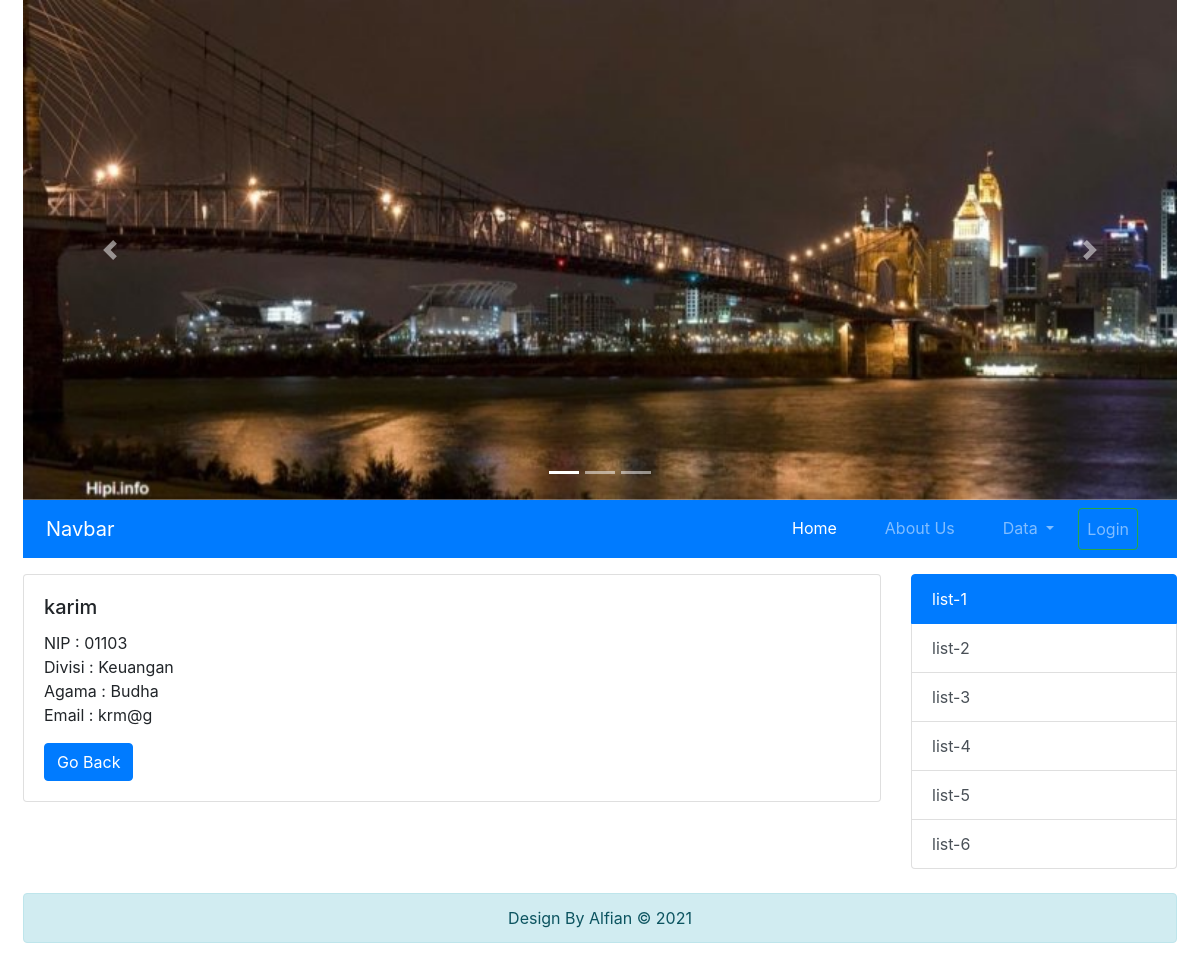
The page /index.php?hal=detailPegawai&id=9 on the database its author committed.
### tables this page shows
CREATE TABLE `pegawai` (
  `id` int(11) NOT NULL,
  `nip` varchar(5) NOT NULL,
  `nama` varchar(50) NOT NULL,
  `email` varchar(5) NOT NULL,
  `agama` enum('Islam','Krristen Protestan','Kristen Katholik','Hindu','Budha','Khonghucu') DEFAULT NULL,
  `iddivisi` int(11) DEFAULT NULL,
  `foto` varchar(50) DEFAULT NULL
);

CREATE TABLE `divisi` (
  `id` int(11) NOT NULL,
  `nama` varchar(50) NOT NULL
);

### models/Pegawai.php (called while the page is built, shortened)
<?php
class Pegawai{
    private $koneksi;
    public function __construct()
    {
        global $dbh;
        $this->koneksi = $dbh;
    }
    public function getPegawai($id)
    {
        $sql = "SELECT pegawai.* , divisi.nama as divisi
                  FROM pegawai INNER JOIN divisi
                  ON divisi.id = pegawai.iddivisi
                  WHERE pegawai.id = ?";
        $ps = $this->koneksi->prepare($sql);
        $ps->execute([$id]);
        $rs = $ps->fetch();
        return $rs;
    }
}

### detailPegawai.php (the view)
<?php
require_once 'models/Pegawai.php';
$id = $_REQUEST['id'];
$obj = new Pegawai();
$peg = $obj->getPegawai($id);
?>
<div class="card mb-3" >
  <div class="card-body">
    <h5 class="card-title"><?= $peg['nama'] ?></h5>
    <p class="card-text">
        NIP : <?= $peg['nip']; ?>
        <br/>Divisi : <?= $peg['divisi'] ?>
        <br/>Agama : <?= $peg['agama'] ?>
        <br/>Email : <?= $peg['email'] ?>
    </p>
    <a href="index.php?hal=dataPegawai" class="btn btn-primary">Go Back</a>
  </div>
</div>

### rows shown on the page
pegawai: nama "karim", nip "01103", iddivisi.nama "Keuangan", agama "Budha", email "krm@g"
